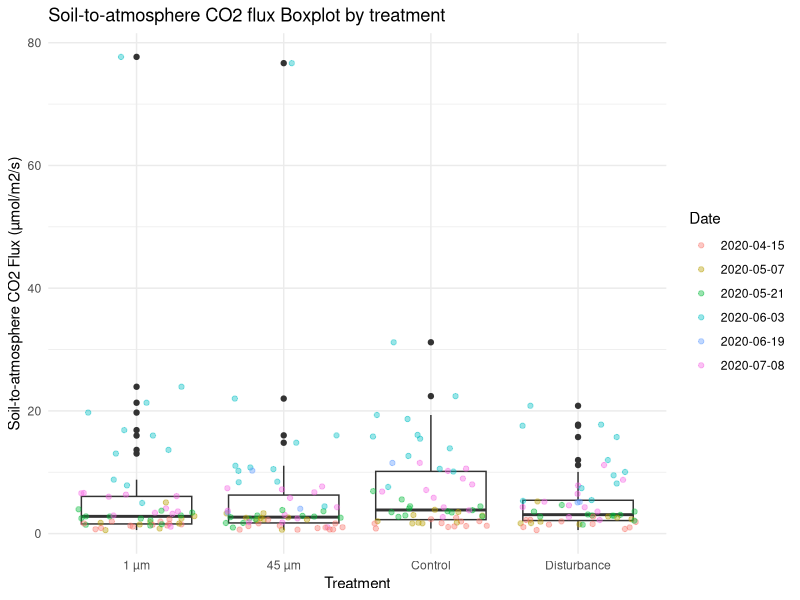
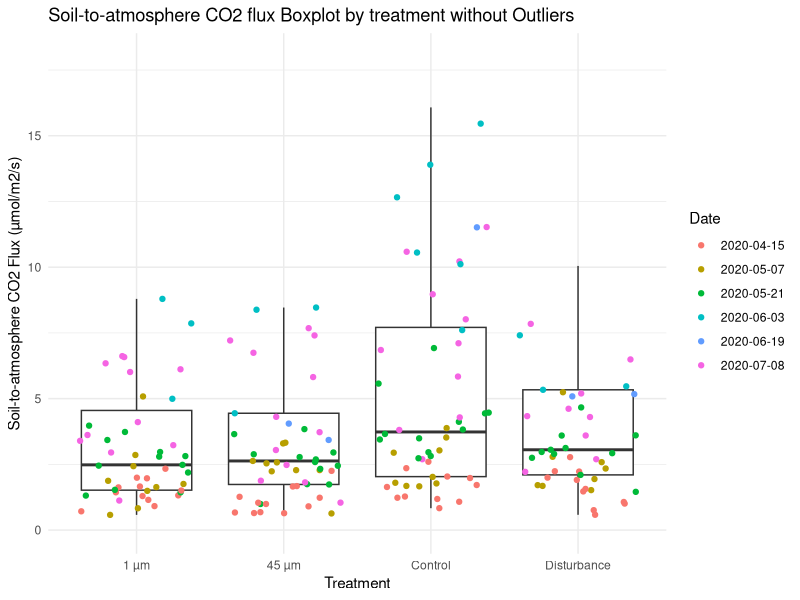
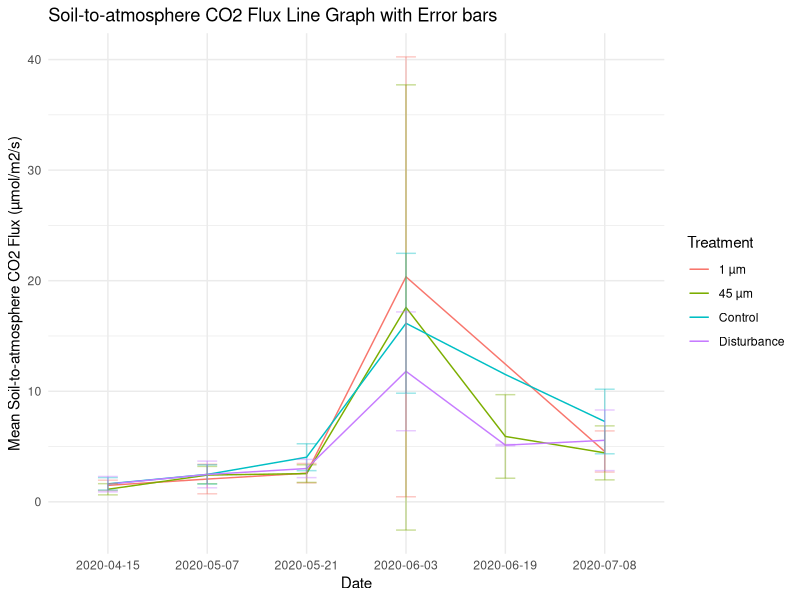
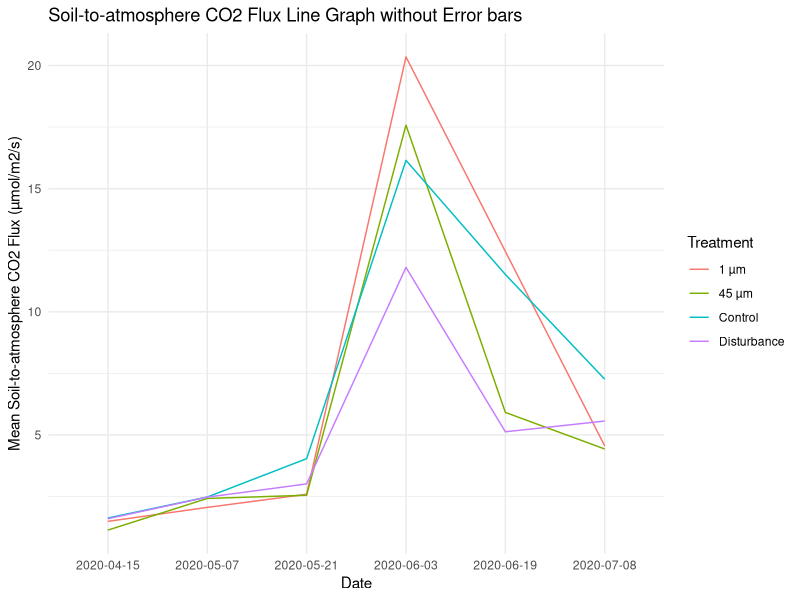
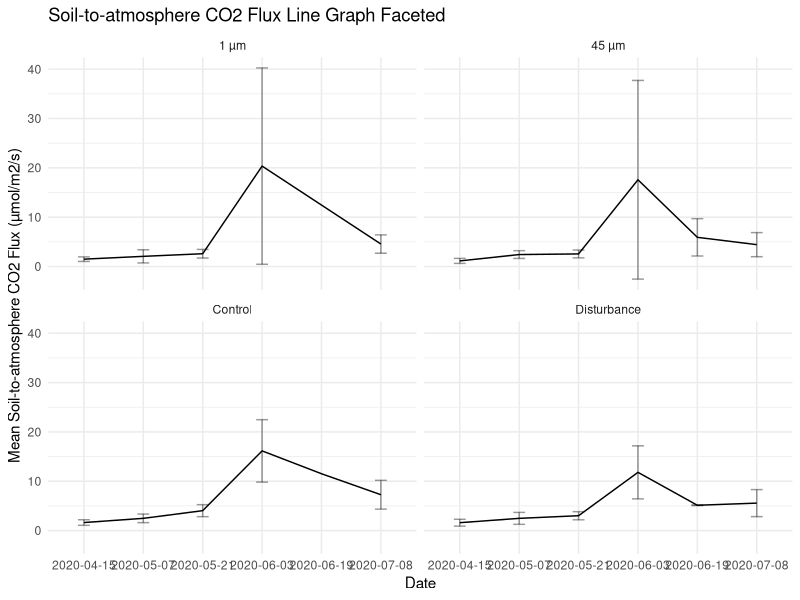

Recreate these plots in R, in order.
## ---- chunk 1
library(tidyr)
library(dplyr)
library(ggplot2)
library(kableExtra)
## ---- chunk 2
collar_map <- readr::read_csv("collar_map.csv")
fluxes <- readr::read_csv("fluxes.csv")
## ---- chunk 3
fluxes %>%
  pivot_longer(-Collar, names_to="Date") %>% #Wide to Long
  filter(!is.na(value))%>%                   #Filter out NA
  left_join(collar_map, by="Collar")->       #Merging 
  fluxes_merged
## ---- chunk 4
fluxes_merged %>%
  group_by(Treatment) %>%
  summarise(mean = mean(value), N = n(), Std_dev = sd(value))%>% 
  kbl(digits = 3) %>%
  kable_styling(bootstrap_options = "striped", full_width = F, 
                position = "left")
## ---- chunk 5
fluxes_merged %>%
  ggplot(aes(x = Treatment, y = value))+
  geom_boxplot()+
  geom_jitter(alpha = 0.4, aes(color = Date))+
  ggtitle("Soil-to-atmosphere CO2 flux Boxplot by treatment")+
  ylab("Soil-to-atmosphere CO2 Flux (µmol/m2/s)")+
  theme_minimal()
## ---- chunk 6
#Marking Which are Outliers
fluxes_merged %>% 
  group_by(Treatment) %>%
  summarise(median = median(value), IQR = IQR(value)) %>%
  right_join(fluxes_merged, by="Treatment") %>%
  mutate(not.outlier = as.numeric(abs(value-median)<1.5*IQR)) -> 
  filtered_fluxes

#Plotting Boxplot
filtered_fluxes %>%
  ggplot(aes(x = Treatment, y = value))+
  geom_boxplot(outlier.shape = NA)+
  geom_jitter(aes(color = Date, alpha = not.outlier))+
  scale_alpha_continuous(range = c(0, 1), guide = FALSE)+
  ylim(c(0,18))+
  ggtitle("Soil-to-atmosphere CO2 flux Boxplot by treatment without Outliers")+
  ylab("Soil-to-atmosphere CO2 Flux (µmol/m2/s)")+
  theme_minimal()
## ---- chunk 7
fluxes_merged %>%
  group_by(Treatment, Date) %>%
  summarise(mean = mean(value), Std_dev = sd(value)) %>%
  ggplot(aes(x = Date, y = mean, color = Treatment, group = Treatment))+
  geom_line()+ 
  geom_errorbar(aes(ymax = mean + Std_dev, 
                    ymin = mean - Std_dev), 
                    width = 0.2, 
                    alpha = 0.4)+
  ggtitle("Soil-to-atmosphere CO2 Flux Line Graph with Error bars")+
  ylab("Mean Soil-to-atmosphere CO2 Flux (µmol/m2/s)")+
  theme_minimal()
## ---- chunk 8
fluxes_merged %>%
  group_by(Treatment, Date) %>%
  summarise(mean = mean(value), Std_dev = sd(value)) %>%
  ggplot(aes(x = Date, y = mean, color = Treatment, group = Treatment))+
  geom_line()+ 
  ggtitle("Soil-to-atmosphere CO2 Flux Line Graph without Error bars")+
  ylab("Mean Soil-to-atmosphere CO2 Flux (µmol/m2/s)")+
  theme_minimal()
## ---- chunk 9

fluxes_merged %>%
  group_by(Treatment, Date) %>%
  summarise(mean = mean(value), Std_dev = sd(value)) %>%
  ggplot(aes(x = Date, y = mean, group = Treatment))+
  geom_line()+
  facet_wrap(~Treatment)+
  geom_errorbar(aes(ymax = mean + Std_dev, 
                    ymin = mean - Std_dev), 
                width = 0.2, 
                alpha = 0.4)+
  ggtitle("Soil-to-atmosphere CO2 Flux Line Graph Faceted")+
  ylab("Mean Soil-to-atmosphere CO2 Flux (µmol/m2/s)")+
  theme_minimal()
## ---- chunk 10
collar_map %>%
  anti_join(fluxes, by="Collar")%>% 
  kbl %>%
  kable_styling(bootstrap_options = "striped", full_width = F, 
                position = "left")
## ---- chunk 11
sessionInfo()
